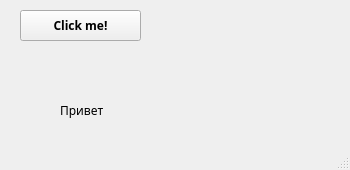
<?xml version="1.0" encoding="UTF-8"?>
<ui version="4.0">
 <class>MainWindow</class>
 <widget class="QMainWindow" name="MainWindow">
  <property name="geometry">
   <rect>
    <x>0</x>
    <y>0</y>
    <width>350</width>
    <height>170</height>
   </rect>
  </property>
  <property name="windowTitle">
   <string>MainWindow</string>
  </property>
  <widget class="QWidget" name="centralwidget">
   <widget class="QPushButton" name="pushButton">
    <property name="geometry">
     <rect>
      <x>20</x>
      <y>10</y>
      <width>121</width>
      <height>31</height>
     </rect>
    </property>
    <property name="font">
     <font>
      <family>Unbounded</family>
      <bold>true</bold>
     </font>
    </property>
    <property name="cursor">
     <cursorShape>WaitCursor</cursorShape>
    </property>
    <property name="text">
     <string>Click me!</string>
    </property>
    <property name="autoRepeatDelay">
     <number>300</number>
    </property>
    <property name="autoDefault">
     <bool>false</bool>
    </property>
    <property name="default">
     <bool>false</bool>
    </property>
    <property name="flat">
     <bool>false</bool>
    </property>
   </widget>
   <widget class="QLabel" name="label">
    <property name="geometry">
     <rect>
      <x>60</x>
      <y>100</y>
      <width>161</width>
      <height>21</height>
     </rect>
    </property>
    <property name="font">
     <font>
      <family>Unbounded</family>
     </font>
    </property>
    <property name="text">
     <string>Привет</string>
    </property>
   </widget>
  </widget>
  <widget class="QMenuBar" name="menubar">
   <property name="geometry">
    <rect>
     <x>0</x>
     <y>0</y>
     <width>350</width>
     <height>17</height>
    </rect>
   </property>
  </widget>
  <widget class="QStatusBar" name="statusbar"/>
 </widget>
 <resources/>
 <connections/>
</ui>
